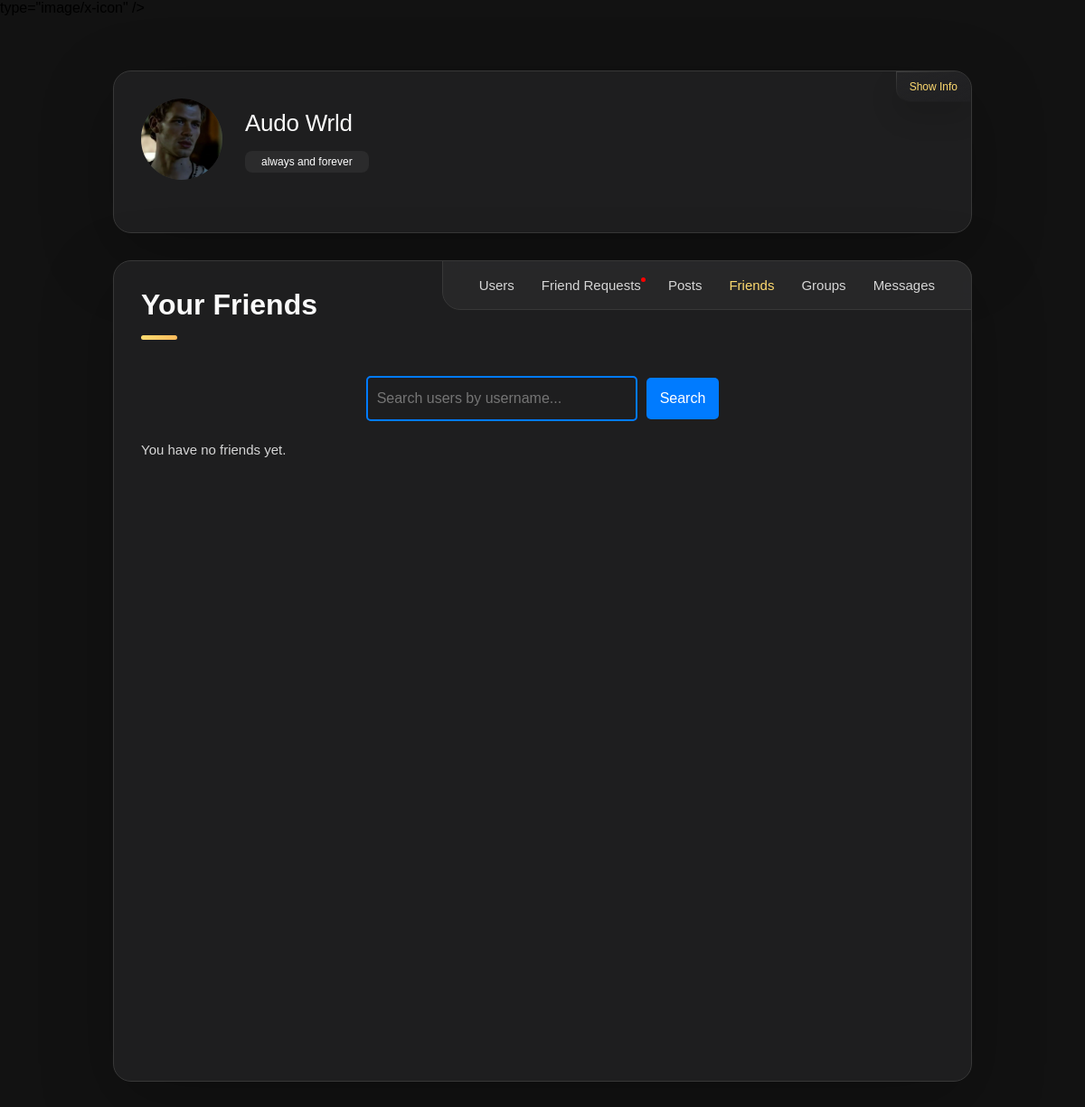
The page /friends (signed in) on the database its author committed.
### website/models.py (models this page shows, shortened)
class User(db.Model, UserMixin):
    id = db.Column(db.Integer, primary_key=True)
    email = db.Column(db.String(150), unique=True)
    password = db.Column(db.String(255))
    first_name = db.Column(db.String(225))
    second_name = db.Column(db.String(225))
    full_name = db.Column(db.String(255))
    profile_picture = db.Column(db.String(255), nullable=True)
    cover_picture = db.Column(db.String(255), nullable=True)
    user_name = db.Column(db.String(255))
    phone_number = db.Column(db.String(20))
    country_code = db.Column(db.String(10), default="+254")
    bio = db.Column(db.String(255))
    time_zone = db.Column(db.String(255))
    date_birth = db.Column(db.String(255))
    gender = db.Column(db.String(255))
    generated_color = db.Column(db.String(7))
    is_2fa_enabled = db.Column(db.Boolean, default=False)
    otp_secret = db.Column(db.String(32), nullable=True)
    temp_otp = db.Column(db.String(32), nullable=True)
    otp_method = db.Column(db.String(10), default='app')
    is_active = db.Column(db.Boolean, default=True)
    is_admin = db.Column(db.Boolean, default=False)
    email_verified = db.Column(db.Boolean, default=False)
    note_tags = db.relationship(
        "NoteTag", back_populates="user", cascade="all, delete-orphan"
    )
    notes = db.relationship("Note", back_populates="user", cascade="all, delete-orphan")
    password_reset_tokens = db.relationship(
        "PasswordResetToken", back_populates="user", cascade="all, delete-orphan"
    )
    notifications = db.relationship(
        "Notification", back_populates="user", cascade="all, delete-orphan"
    )
    todos = db.relationship("ToDo", back_populates="user", cascade="all, delete-orphan")
    email_preferences = db.relationship(
        "EmailPreferences",
        uselist=False,
        back_populates="user",
        cascade="all, delete-orphan",
    )
    push_preferences = db.relationship(
        "PushPreferences",
        uselist=False,
        back_populates="user",
        cascade="all, delete-orphan",
    )
    email_verification_tokens = db.relationship(
        "EmailVerificationToken", back_populates="user", cascade="all, delete-orphan"
    )

### website/views.py (the view, shortened to what this page needs)
@views.route("/friends", methods=["GET"])
@login_required
def view_friends():
    has_pending_requests = (
        Friendship.query.filter_by(friend_id=current_user.id, is_accepted=False).count()
        > 0
    )
    friends_as_user = db.session.query(User).join(Friendship, User.id == Friendship.friend_id).filter(
        Friendship.user_id == current_user.id,
        Friendship.is_accepted == True
    ).all()
    friends_as_friend = db.session.query(User).join(Friendship, User.id == Friendship.user_id).filter(
        Friendship.friend_id == current_user.id,
        Friendship.is_accepted == True
    ).all()
    unique_friends = {friend.id: friend for friend in friends_as_user + friends_as_friend}
    friends_data = []
    return render_template("your_friends.html", friends=friends_data, has_pending_requests=has_pending_requests, current_user=current_user)

### website/templates/your_friends.html (shortened to what this page needs)
<!DOCTYPE html>
<html lang="en">
  <head>
    <link
      rel="stylesheet"
      href="https://cdnjs.cloudflare.com/ajax/libs/font-awesome/5.15.4/css/all.min.css"
    />
    <link
      rel="stylesheet"
      href="{{ url_for('static', filename='css/platform.css') }}"
    />
    <link
      href="https://unpkg.com/boxicons@2.1.4/css/boxicons.min.css"
      rel="stylesheet"
    />
  </head>
  <body>
    <main>
      <aside class="sidebar" data-sidebar>
        <div class="sidebar-info">
          <figure class="avatar-box">
            {% if current_user.profile_picture %}
            <img
              src="/static/profile_pics/{{ current_user.profile_picture }}"
              alt="Profile Picture"
              class="profile-image"
            />
            {% else %}
            <i
              class="fas fa-5x"
              style="--background-: {{ current_user.generated_color }}"
              >{{ current_user.first_name[0] }}</i
            >
            {% endif %}
          </figure>
          <div class="info-content">
            <h1 class="name" title="{{ current_user.full_name }}">
              {{ current_user.full_name }}
            </h1>
            <p class="title" title="{{ current_user.bio }}">
              {% if current_user.bio %} {{ current_user.bio }} {% endif %}
            </p>
          </div>
          <button class="info_more-btn" data-sidebar-btn>
            <span>Show Info</span>
          </button>
        </div>
      </aside>
      <div class="main-content">
        <nav class="navbar">
          <ul class="navbar-list">
            <li class="navbar-item">
              <a href="{{ url_for('views.search_users')}}" class="navbar-link">
                <p>Users</p>
              </a>
            </li>
            <li class="navbar-item">
              <a
                href="{{ url_for('views.friend_requests') }}"
                class="navbar-link"
              >
                <p
                  style="--background-: {{ current_user.generated_color }}; position: relative;"
                >
                  Friend Requests {% if has_pending_requests %}
                  <span class="red-dot"></span>
                  {% endif %}
                </p>
              </a>
            </li>
            <li class="navbar-item">
              <a
                href="#"
                class="navbar-link"
                style="--background-: {{ current_user.generated_color }}"
              >
                <p>Posts</p>
              </a>
            </li>
            <li class="navbar-item">
              <a
                href="{{ url_for('views.view_friends') }}"
                class="navbar-link active"
                id="favoriteLink"
              >
                <p style="--background-: {{ current_user.generated_color }}">
                  Friends
                </p>
              </a>
            </li>
            <li class="navbar-item">
              <a
                href="#"
                class="navbar-link new-tag"
                style="--background-: {{ current_user.generated_color }}"
                ><p>Groups</p></a
              >
            </li>
            <li class="navbar-item">
              <a
                href="#"
                class="navbar-link"
                style="--background-: {{ current_user.generated_color }}"
              >
                <p>Messages</p>
              </a>
            </li>
          </ul>
        </nav>
        <article class="about active" id="friends">
          <header>
            <h2 class="h2 article-title">Your Friends</h2>
          </header>
          <section class="about-text">
            <div class="search-container">
              <input
                type="text"
                id="searchInput"
                placeholder="Search users by username..."
                class="search-input"
                autocomplete="off"
              />
              <button id="searchBtn" class="search-button">Search</button>
            </div>
            <ul class="user-list" id="userList">
              {% if friends %} {% for friend in friends %}
              <li class="user-item">
                <figure
                  class="avatar-box2"
                  {%
                  if
                  friend.profile_picture
                  %}onclick="showImage('{{ friend.profile_picture }}')"
                  {%
                  endif
                  %}
                >
                  {% if friend.profile_picture %}
                  <img
                    src="/static/profile_pics/{{ friend.profile_picture }}"
                    alt="Profile Picture"
                    class="profile-image"
                  />
                  {% else %}
                  <i
                    class="fas fa-5x"
                    style="--background-: {{ friend.generated_color }}"
                    >{{ friend.full_name[0] }}</i
                  >
                  {% endif %}
                </figure>
                <p>
                  <a
                    href="{{ url_for('views.user_profile', user_id=friend.id) }}"
                    >{{ friend.full_name }} <br />{{ friend.user_name }}</a
                  >
                </p>
                <button
                  class="friend-btn remove-friend"
                  data-id="{{ friend.id }}"
                >
                  Unfriend
                </button>
              </li>
              {% endfor %} {% else %}
              <p>You have no friends yet.</p>
              {% endif %}
            </ul>
          </section>
        </article>
      </div>
    </main>
  </body>
</html>

### website/templates/your_friends.html (style rules this page uses)
a { color: #fff; }

### rows shown on the page
User: profile_picture (picture), full_name "Audo Wrld", bio "always and forever"
